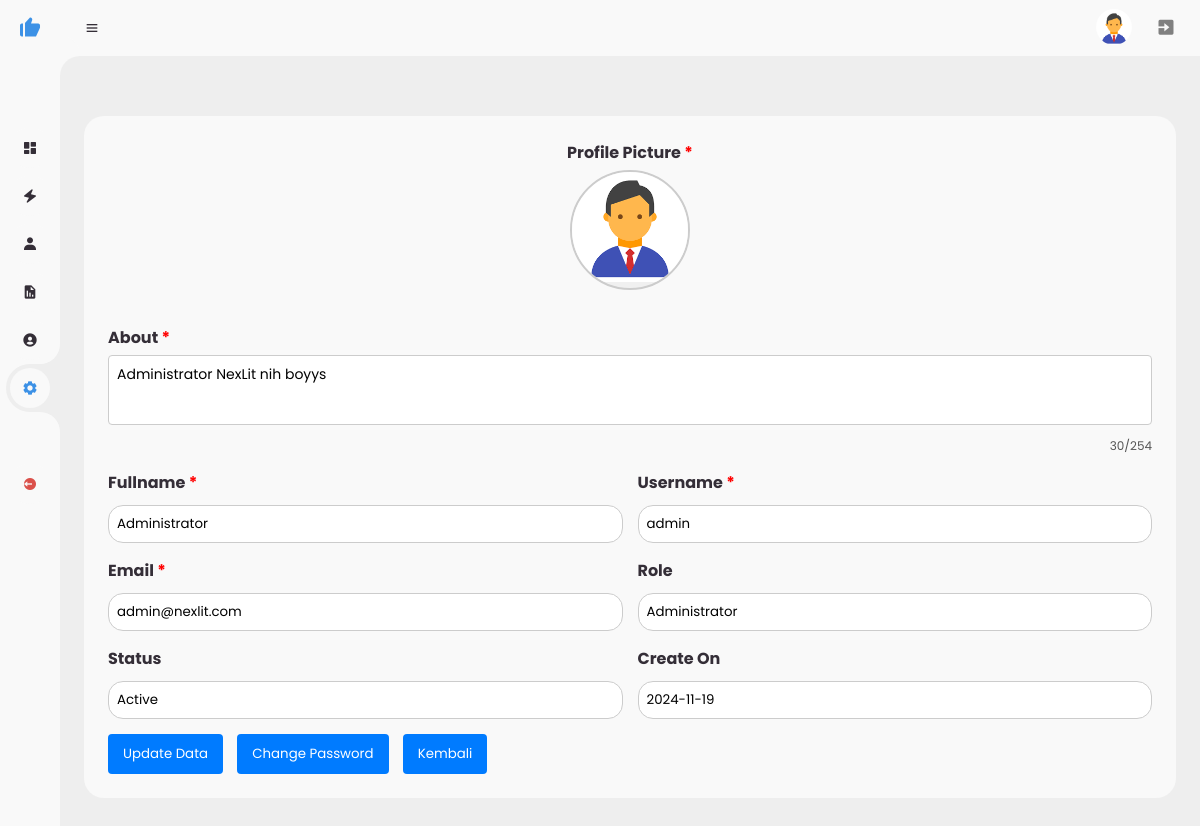
Screenshot of /administrator-menu/settings.php (signed in) with the database file from the repository.
### tables this page shows
CREATE TABLE `users` (
  `id` int NOT NULL,
  `fullname` varchar(200) NOT NULL,
  `username` varchar(200) NOT NULL,
  `email` varchar(200) NOT NULL,
  `password` varchar(200) NOT NULL,
  `confirm_password` varchar(200) DEFAULT NULL,
  `status` enum('Active','Restric') NOT NULL,
  `create_on` date DEFAULT NULL,
  `profile_picture` varchar(200) NOT NULL DEFAULT 'profile/default.png',
  `role` enum('Administrator') NOT NULL,
  `about` varchar(254) DEFAULT NULL,
  `last_login` datetime DEFAULT NULL,
  `last_ip` varchar(45) DEFAULT NULL
);

### administrator-menu/settings.php (the view, shortened to what this page needs)
<?php
include "../connection.php";
$user_id = $_SESSION['user_id'];
$query = "SELECT id, fullname, username, email, role, create_on, profile_picture, about, status FROM users WHERE id = ?";
$stmt = $connection->prepare($query);
$stmt->bind_param("i", $user_id);
$stmt->execute();
$result = $stmt->get_result();
$user_data = $result->fetch_assoc();
?>
<!DOCTYPE html>
<html lang="en">
<head>
	<link href='https://unpkg.com/boxicons@2.0.9/css/boxicons.min.css' rel='stylesheet'>
	<link rel="stylesheet" href="https://cdn.jsdelivr.net/npm/sweetalert2@11/dist/sweetalert2.min.css">
	<link rel="stylesheet" href="style.css">
	<link rel="stylesheet" href="style/style.css">
    <link rel="stylesheet" href="style/bootstap.css">
</head>
<body onload="hide_loading();">
	<section id="sidebar" class="hide">
		<a href="index.php" class="brand btn" onclick="showLoadingAndRedirect(event, 'index.php')">
			<i class='bx bxs-like'></i>
		</a>
		<ul class="side-menu top">
			<li>
			<a href="index.php" class="btn" onclick="showLoadingAndRedirect(event, 'index.php')">
				<i class='bx bxs-dashboard'></i>
			</a>
			</li>
			<li>
			<a href="belitoken.php" class="btn" onclick="showLoadingAndRedirect(event, 'belitoken.php')">
				<i class='bx bxs-zap'></i>
			</a>
			</li>
			<li>
			<a href="customer.php" class="btn" onclick="showLoadingAndRedirect(event, 'customer.php')">
				<i class='bx bxs-user'></i>
			</a>
			</li>
			<li>
			<a href="report.php" class="btn" onclick="showLoadingAndRedirect(event, 'report.php')">
				<i class='bx bxs-report'></i>
			</a>
			</li>
			<li>
				<a href="administrator.php" class="btn" onclick="showLoadingAndRedirect(event, 'administrator.php')">
					<i class='bx bxs-user-circle'></i>
				</a>
			</li>
			<li class="active">
			<a href="settings.php" class="btn" onclick="showLoadingAndRedirect(event, 'settings.php')">
				<i class='bx bxs-cog'></i>
			</a>
			</li>
		</ul>
		<ul class="side-menu">
			<li>
			<a href="logout.php" class="logout btn" onclick="showLoadingAndRedirect(event, 'logout.php')">
				<i class='bx bxs-log-out-circle'></i>
			</a>
			</li>
		</ul>
	</section>
	<section id="content">
		<nav>
			<i class='bx bx-menu' ></i>
			<a href="settings.php" class="profile btn" onclick="showLoadingAndRedirect(event, 'settings.php')">
				<img src="<?php echo htmlspecialchars($user_data['profile_picture']); ?>" alt="Profile Image">
			</a>
			<a href="logout.php" class="notification">
				<i class='bx bxs-exit' style="color: gray; transition: color 0.3s ease;" onmouseover="this.style.color='red'" onmouseout="this.style.color='gray'"></i>
			</a>
		</nav>
		<main>
            <div class="table-data">
				<div class="order">
				<form action="" method="post" enctype="multipart/form-data">
						<div class="form-row">
							<div class="form-group col-md-6">
								<div class="profile-picture-container">
									<label class="profile-picture" for="inputPhoto">Profile Picture<span class="editable"> *</span></label>
									<div class="profile-picture-circle">
										<label for="inputPhoto">
											<img src="<?php echo htmlspecialchars($user_data['profile_picture'] ?? 'default.png'); ?>" alt="Profile Picture" id="profilePicturePreview">
										</label>
									</div>
								</div>
							</div>
						</div>
						<div class="form-group">
							<label for="customTextarea">About<span class="editablef"> *</span></label>
							<textarea id="customTextarea" name="about" rows="3" class="custom-textarea" maxlength="254"
									oninput="updateCharacterCount()"><?php echo htmlspecialchars($user_data['about'] ?? ''); ?></textarea>
							<small id="charCount">0/254</small>
						</div>
						<div class="form-row">
							<div class="form-group col-md-6">
								<label for="inputFullname">Fullname<span class="editablef"> *</span></label>
								<input type="text" class="form-control" id="inputFullname" name="fullname" value="<?php echo htmlspecialchars($user_data['fullname'] ?? ''); ?>" placeholder="Masukkan Fullname">
							</div>
							<div class="form-group col-md-6">
								<label for="inputUsername">Username<span class="editable"> *</span></label>
								<input type="text" class="form-control" id="inputUsername" name="username" value="<?php echo htmlspecialchars($user_data['username'] ?? ''); ?>" placeholder="Masukkan Username">
							</div>
						</div>
						<div class="form-row">
							<div class="form-group col-md-6">
								<label for="inputEmail">Email<span class="editable"> *</span></label>
								<input type="email" class="form-control" id="inputEmail" name="email" value="<?php echo htmlspecialchars($user_data['email']); ?>" placeholder="Masukkan Email Address">
							</div>
							<div class="form-group col-md-6">
								<label for="inputRole">Role</label>
                                <input type="text" class="form-control" id="inputRole" name="role" value="<?php echo htmlspecialchars($user_data['role']); ?>" readonly>
							</div>
						</div>
						<div class="form-row">
							<div class="form-group col-md-6">
								<label for="inputStatus">Status</label>
                                <input type="text" class="form-control" id="inputStatus" name="status" value="<?php echo htmlspecialchars($user_data['status']); ?>" readonly>
							</div>
							<div class="form-group col-md-6">
								<label for="inputCreate On">Create On</label>
                                <input type="text" class="form-control" id="inputCreateOn" name="create_on" value="<?php echo htmlspecialchars($user_data['create_on']); ?>" readonly>
							</div>
						</div>
						<button type="submit" class="btn">Update Data</button>
						<button type="button" class="btn" onclick="showLoadingAndRedirect('changepassword.php')">Change Password</button>
						<button type="button" class="btn" onclick="showLoadingAndRedirect('index.php')">Kembali</button>
					</form>
				</div>
			</div>
		</main>
	</section>
</body>
</html>

### administrator-menu/style.css (style rules this page uses)
* { margin: 0; padding: 0; box-sizing: border-box; }
a { text-decoration: none; }
li { list-style: none; }
:root { --poppins: "Poppins", sans-serif; --lato: "Lato", sans-serif; --light: #f9f9f9; --blue: #3c91e6; --light-blue: #cfe8ff; --grey: #eee; --dark-grey: #aaaaaa; --dark: #342e37; --red: #db504a; --yellow: #ffce26; --light-yellow: #fff2c6; --orange: #fd7238; --light-orange: #ffe0d3; }
html { overflow-x: hidden; }
body { background: var(--grey); overflow-x: hidden; }
#sidebar { position: fixed; top: 0; left: 0; width: 280px; height: 100%; background: var(--light); z-index: 2000; font-family: var(--lato); transition: 0.3s ease; overflow-x: hidden; scrollbar-width: none; }
#sidebar.hide { width: 60px; }
#sidebar .brand { font-size: 24px; font-weight: 700; height: 56px; display: flex; align-items: center; color: var(--blue); position: sticky; top: 0; left: 0; background: var(--light); z-index: 500; padding-bottom: 20px; box-sizing: content-box; }
#sidebar .brand .bx { min-width: 60px; display: flex; justify-content: center; }
#sidebar .side-menu { width: 100%; margin-top: 48px; }
#sidebar .side-menu li { height: 48px; background: transparent; margin-left: 6px; border-radius: 48px 0 0 48px; padding: 4px; }
#sidebar .side-menu li.active { background: var(--grey); position: relative; }
#sidebar .side-menu li.active::before { content: ""; position: absolute; width: 40px; height: 40px; border-radius: 50%; top: -40px; right: 0; box-shadow: 20px 20px 0 var(--grey); z-index: -1; }
#sidebar .side-menu li.active::after { content: ""; position: absolute; width: 40px; height: 40px; border-radius: 50%; bottom: -40px; right: 0; box-shadow: 20px -20px 0 var(--grey); z-index: -1; }
#sidebar .side-menu li a { width: 100%; height: 100%; background: var(--light); display: flex; align-items: center; border-radius: 48px; font-size: 16px; color: var(--dark); white-space: nowrap; overflow-x: hidden; }
#sidebar .side-menu.top li.active a { color: var(--blue); }
#sidebar.hide .side-menu li a { width: calc(48px - (4px * 2)); transition: width 0.3s ease; }
#sidebar .side-menu li a.logout { color: var(--red); }
#sidebar .side-menu li a .bx { min-width: calc(60px - ((4px + 6px) * 2)); display: flex; justify-content: center; }
#content { position: relative; width: calc(100% - 280px); left: 280px; transition: 0.3s ease; }
#sidebar.hide ~ #content { width: calc(100% - 60px); left: 60px; }
#content nav { height: 56px; background: var(--light); padding: 0 24px; display: flex; align-items: center; grid-gap: 24px; font-family: var(--lato); position: sticky; top: 0; left: 0; z-index: 1000; }
#content nav::before { content: ""; position: absolute; width: 40px; height: 40px; bottom: -40px; left: 0; border-radius: 50%; box-shadow: -20px -20px 0 var(--light); }
#content nav a { color: var(--dark); }
#content nav .bx.bx-menu { cursor: pointer; color: var(--dark); }
#content nav .notification { font-size: 20px; position: relative; }
#content nav .profile img { width: 36px; height: 36px; object-fit: cover; border-radius: 50%; cursor: pointer; }
#content main { width: 100%; padding: 36px 24px; font-family: var(--poppins); max-height: calc(100vh - 56px); overflow-y: auto; }
#content main .table-data { display: flex; flex-wrap: wrap; grid-gap: 24px; margin-top: 24px; width: 100%; color: var(--dark); }
#content main .table-data > div { border-radius: 20px; background: var(--light); padding: 24px; overflow-x: auto; }
#content main .table-data .order { flex-grow: 1; flex-basis: 500px; }

### administrator-menu/style/style.css (style rules this page uses)
.form-group { margin-bottom: 15px; }
.form-group label { display: block; margin-bottom: 5px; font-weight: bold; }
.form-group input[type="text"], .form-group input[type="email"], .form-group input[type="file"] { width: 100%; padding: 8px; border: 1px solid #ccc; border-radius: 4px; }

### rows the page displays
users: profile_picture (placeholder picture), about "Administrator NexLit nih boyys", fullname "Administrator", username "admin", email "admin@nexlit.com", role "Administrator", status "Active", create_on "2024-11-19"
